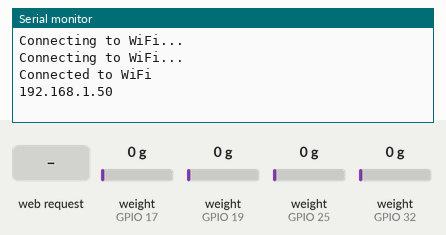
Bench run of a program on a simulated ESP32. Parts: the last lines printed to the serial monitor. Inputs (shaded band) come from the test bench; at power-on: weight on the scale (sensors on GPIO 17, GPIO 19, GPIO 25, GPIO 32) 0 g. WiFi joins after 1.5 s; servers stay silent unless stated.

Above: at 7.2 s.
7.3 s: HTTP request GET /readings received
At 7.7 s:
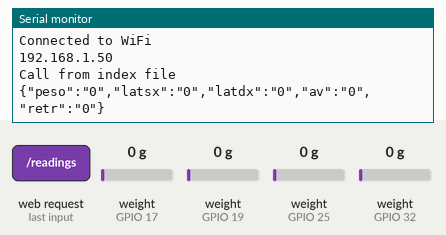
8.8 s: HTTP request GET /DATA received
At 10.0 s:
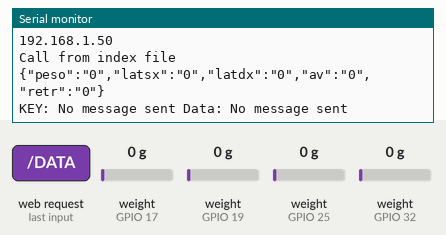

The program:

main.cpp
```cpp
#include <Arduino.h>
#include "index.h"
#include "HX711.h"
#include <WiFi.h>
#include <Arduino_JSON.h>
#include <EEPROM.h>
#include <ESPAsyncWebSrv.h>
int  tar;
int previousUpdateTime=0;
// Define HX711 objects for each load cell
HX711 scale_peso;
HX711 scale_lat;
HX711 scale_as;
HX711 scale_ad;
// Define the known loads for calibration
const float  knownWeight = pesoMorto;  // Use long instead of float
const float known_H_dx_sx_load = pesoMorto_sxdx;  // Use long instead of float
const float known_av_post_load =pesoMorto_av;  // Use long instead of float
String getSensorReadings();

struct SensorValues {
    float peso;
    float lat;
    float avsx;
    float avdx;
};
SensorValues sensorData; // Structure to store sensor values
boolean sendFlag=false;
SensorValues read_frame(); // Correct function declaration
JSONVar readings; //json varibale for sending reading
const char *PARAM_INPUT_1 = "output";
const char *PARAM_INPUT_2 = "state";

AsyncWebServer server(80);


String getSensorReadings() {
    if (sendFlag) {
        // Call your read_frame() function to retrieve sensor values
        sensorData = read_frame();

        readings["peso"] = String(sensorData.peso);

        // Check the second sensor value for Left or Right
        if (sensorData.lat >= 0) {
            readings["latsx"] = String("0");
            readings["latdx"] = String(sensorData.lat);
        } else {
            readings["latsx"] = String(-sensorData.lat);
            readings["latdx"] = String("0");
        }

        // Calculate the sum of the third and fourth sensors for Up or Down
        int sumThirdFourth = sensorData.avsx + sensorData.avdx;

       // Serial.println(sumThirdFourth);
        if (sumThirdFourth >= 0) {
            readings["retr"] = String(sumThirdFourth);
            readings["av"] = String("0");
        } else {
            readings["retr"] = String("0");
            readings["av"] = String(-sumThirdFourth);

        }
         Serial.println("compiling values");
    } else {
        readings["peso"] = String("0");
        readings["latsx"] = String("0");
        readings["latdx"] = String("0");
        readings["av"] = String("0");
        readings["retr"] = String("0");
    }

    String jsonString = JSON.stringify(readings);
    Serial.println(jsonString);
    return jsonString;
}


void setup() {
    Serial.begin(115200);
         // Initialize HX711 objects for each load cell
    scale_peso.begin(dtPin_peso, sckPin_peso);
    scale_lat.begin(dtPin_lat, sckPin_lat);
    scale_as.begin(dtPin_as, sckPin_as);
    scale_ad.begin(dtPin_ad, sckPin_ad);
       // Tare the scale to remove any initial weight
   scale_peso.tare();
   scale_lat.tare();
   scale_as.tare();
   scale_ad.tare();
   //define default values for scales
   scale_peso.set_scale(10);
  scale_lat.set_scale(90);
  scale_as.set_scale(71);
  scale_ad.set_scale(71);

    WiFi.begin(ssid, password);
    delay(1);
    while (WiFi.status() != WL_CONNECTED) {
        delay(1000);
        Serial.println("Connecting to WiFi...");
    }
    Serial.println("Connected to WiFi");
     Serial.println(WiFi.localIP());

    server.on("/", HTTP_GET, [](AsyncWebServerRequest *request){
        request->send(200, "text/html", htmlContent);
    });
      server.on("/readings", HTTP_GET, [](AsyncWebServerRequest *request)
            {
              Serial.println("Call from index file");
    String json = getSensorReadings();
    request->send(200, "application/json", json);
    json = String(); });

    server.on("/DATA", HTTP_GET, [](AsyncWebServerRequest *request)
            {
              String inputMessage1;
              String inputMessage2;

              // GET input1 value on <ESP_IP>/update?output=<inputMessage1>&state=<inputMessage2>
              if (request->hasParam(PARAM_INPUT_1) && request->hasParam(PARAM_INPUT_2))
              {
                inputMessage1 = request->getParam(PARAM_INPUT_1)->value();
                inputMessage2 = request->getParam(PARAM_INPUT_2)->value();
                if (inputMessage1.indexOf("start") > -1)
                {
                 sendFlag=true;
                 Serial.println("SEND FLAG TRUE");
                }
                 if (inputMessage1.indexOf("stop") > -1)
                {
                 sendFlag=false;
                  Serial.println("SEND FLAG FALSE");
                }
              }
              else
              {
                inputMessage1 = "No message sent";
                inputMessage2 = "No message sent";
              }
              Serial.print("KEY: ");


              Serial.print(inputMessage1);
              Serial.print(" Data: ");
              Serial.println(inputMessage2);
              request->send(200, "text/plain", "OK");

            });


    server.begin();
}

void loop() {
   // Check if it's time to update sensor values
   // unsigned long currentMillis = millis();
  // if (currentMillis - previousUpdateTime >= updateInterval) {
     // Update sensor values
     sensorData = read_frame();
      delay(200);
    // previousUpdateTime = currentMillis; // Save the last update time

 //}
}
SensorValues read_frame() {
    SensorValues result;

   // Start conversions for all four HX711 load cells
    scale_peso.set_scale();  // Use default scale factor
    scale_lat.set_scale();   // Use default scale factor
    scale_as.set_scale();    // Use default scale factor
    scale_ad.set_scale();    // Use default scale factor

    // Wait for all load cells to be ready
    while (!scale_peso.is_ready() || !scale_lat.is_ready() || !scale_as.is_ready() || !scale_ad.is_ready()) {
        // Wait until all are ready
        delay(1);
    }

    // Read the values from all four load cells without restarting conversions
    result.peso = scale_peso.get_units(1);  // Read the weight
    result.lat = scale_lat.get_units(1);    // Read lateral
    result.avsx = scale_as.get_units(1);    // Read forward-sx
    result.avdx = scale_ad.get_units(1);    // Read forward-dx


    return result;
}
```

index.h
```cpp
#include <Arduino.h>
#include <WiFi.h>
 #include <ESPAsyncWebSrv.h>
#define pesoMorto_av 1250  // because it is made of two cells dx sx
#define pesoMorto_sxdx 2500
#define pesoMorto 2500
#define updateInterval 500

//const char* ssid = "Almimaar-2022";
//const char* password = "2006-1954-1966";
const char* ssid = "TP-Link_Extender";
const char* password = "19541966";
// Define the pins for the HX711 modules for each load cell
const int dtPin_peso = 32;  // DT of peso
const int sckPin_peso = 33; // SCK of peso

const int dtPin_lat = 17;   // DT pin laterale
const int sckPin_lat = 5;   // SCK pin laterale

const int dtPin_as = 19;    // DT of avanti sinistra
const int sckPin_as = 18;   // SCK of avanti sinistra

const int dtPin_ad = 25;    // DT of avanti dx
const int sckPin_ad = 26;   // SCK of avanti dx

const char* htmlContent = R"(
<!DOCTYPE html>
<html>
<head>
    <style>
        body {
            margin: 0;
            padding: 0;
            font-family: Arial, sans-serif;
            background-color: #6392c2;
        }

        .textbox {
            width: 100%;
            padding: 5px;
            box-sizing: border-box; / Include padding in the width /
        }

        @media (min-width: 768px) {
            .container {
                width: 45%;
                margin: 20px;
            }
        }

        @media (min-width: 1200px) {
            .container {
                width: 30%;
            }
        }
        .container {
            position: absolute;
            width: 180px;
            / border: 2px solid black; /
            border-radius: 10px;
            padding: 20px;
            text-align: center;
        }

        #topCenter {
            top: 20px;
            left: 50%;
            transform: translateX(-50%);
        }

        #TopRight {
            top: 20px;
            left: 95%;
            transform: translateX(-95%);
        }

        #first {
            top: 5px;
            left: 1%;
            transform: translateX(-1%);
        }


        #leftCenter {
            top: 50%;
            left: 20px;
            transform: translateY(-50%);
        }

        #rightCenter {
            top: 50%;
            right: 20px;
            transform: translateY(-50%);
        }

        #bottomCenter {
            bottom: 20px;
            left: 50%;
            transform: translateX(-50%);
        }
        #bottomRight {
            bottom: 20px;
            left: 90%;
            transform: translateX(-90%);
        }

        #bottomLeftMost {

            bottom: 0px;
            left: 0%;
            transform: translateX(-0%);
        }

        #bottomLeft {
            bottom: 20px;
            left: 10%;
            transform: translateX(-10%);
        }

        .round-buttonRight {
            display: inline-block;
            width: 100px; / Adjust the width and height to make it round /
            height: 100px;
            background-color: #007bff; / Change this to your desired button color /
            color: #fff; / Text color /
            border: none;
            border-radius: 50%; / Makes the button round /
            text-align: center;
            font-size: 18px;
            line-height: 100px; / Vertically centers text /
            text-decoration: none;
            cursor: pointer;
        }
        .round-buttonLeft {
            display: inline-block;
            width: 100px; / Adjust the width and height to make it round /
            height: 100px;
            background-color: #007bff; / Change this to your desired button color /
            color: #fff; / Text color /
            border: none;
            border-radius: 50%; / Makes the button round /
            text-align: center;
            font-size: 18px;
            line-height: 100px; / Vertically centers text /
            text-decoration: none;
            cursor: pointer;
        }
    </style>
</head>
<body>

<div class="container" id="first">
<p>Peso</p>
    <input type="text" class="textbox" placeholder="Top Center" id="one" name="one">
    </div>

    <div class="container" id="topCenter">
    <input type="text" class="textbox" placeholder="Top Center" id="two" name="two">
        <p>av</p>
    </div>

    <div class="container" id="leftCenter">
    <input type="text" class="textbox" placeholder="Top Center" id="three" name="three">
        <p>latsx</p>
    </div>

    <div class="container" id="rightCenter">
    <input type="text" class="textbox" placeholder="Top Center" id="four" name="four">
        <p>latdx</p>
    </div>

    <div class="container" id="bottomCenter">
    <input type="text" class="textbox" placeholder="Top Center" id="five" name="five">
        <p>retr</p>
    </div>
    <div class="container" id="bottomRight">
    <a href="#" class="round-buttonRight" id="toggleButtonRight">Start</a>
    </div>
    <div class="container" id="bottomLeft">
    <a href="#" class="round-buttonLeft" id="toggleButtonLeft">Tune</a>
    </div>
    <div class="container" id="bottomLeftMost">
    <label>Units</label>
    </div>
    <div class="container" id="TopRight">
    <label>Nur Engineering</label>
    </div>
</body>


<script>
        const button = document.getElementById("toggleButtonRight");

        button.addEventListener("click", function () {
            if (button.innerHTML === "Start") {
                button.innerHTML = "Stop";
                button.style.backgroundColor = "red"; / Change the button color when toggled /
                startdata();
            } else {
                button.innerHTML = "Start";
                button.style.backgroundColor = "#007bff";
                stopdata();
            }
        });


window.onload = function () {
  // Create a function to fetch the data
  function fetchData() {
    var xhr = new XMLHttpRequest();
    xhr.onreadystatechange = function () {
      if (this.readyState == 4 && this.status == 200) {
        var myObj = JSON.parse(this.responseText);
        console.log(myObj);
        var peso = myObj.peso;
        var av = myObj.av;
        var retr = myObj.retr;
        var latsx = myObj.latsx;
        var latdx = myObj.latdx;
        one.value = peso;
        two.value = av;
        five.value = retr;
        three.value = latsx;
        four.value = latdx;

      }
    };
    xhr.open("GET", "/readings", true);
    xhr.send();
  }

  // Call the function initially
  fetchData();

  // Set up an interval to call the function every 1 second (1000 milliseconds)
  setInterval(fetchData, 1000);
};

function startdata() {
var a = "start";
var xhr = new XMLHttpRequest();
xhr.open("GET", "/DATA?output=" + a + "&state=Start"  , true);
xhr.send();
}

function stopdata() {
var a = "stop";
var xhr = new XMLHttpRequest();
xhr.open("GET", "/DATA?output=" + a + "&state=Start"  , true);
xhr.send();
}


    </script>
</html>
)";
```

Measured:
- after the input at 7.3 s, the serial monitor: prints a new line at once (image 1)
- after the input at 8.8 s, the serial monitor: prints a new line at once (image 2)
